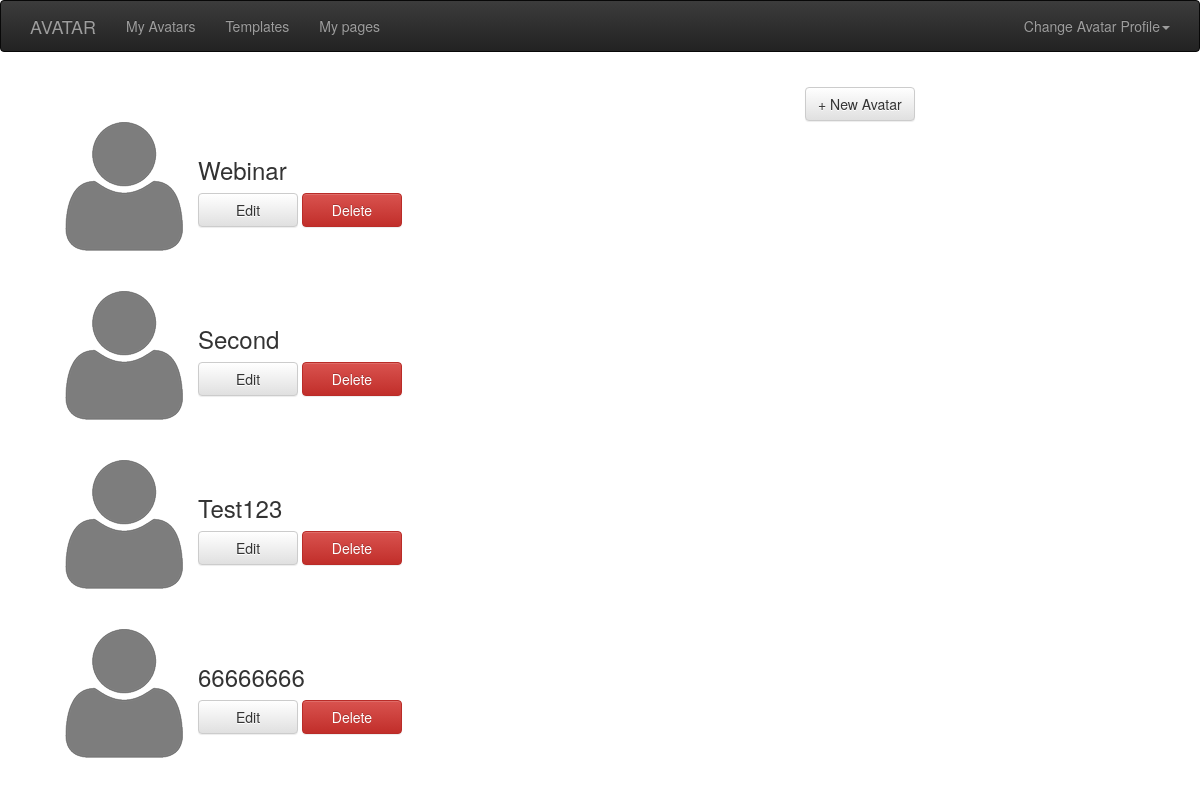
The app's page /, older data.
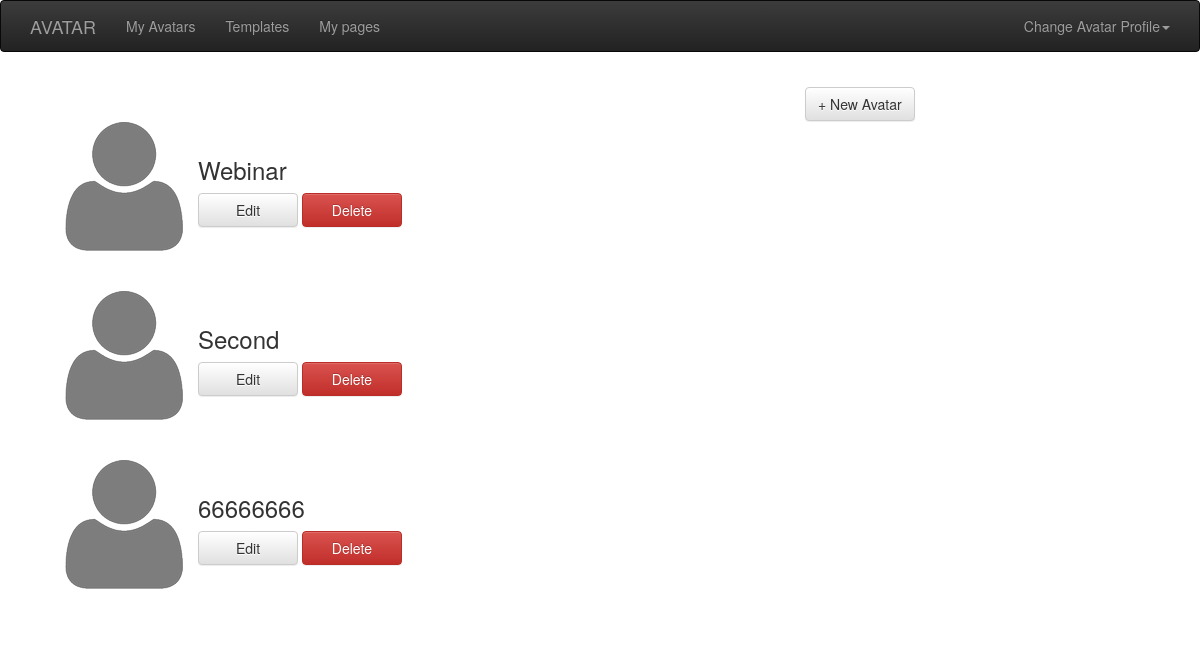
The same page, newer data.
### tables this page shows
CREATE TABLE `avatar` (
  `id` int(11) NOT NULL,
  `answer_object` text NOT NULL,
  `created_at` timestamp NULL DEFAULT CURRENT_TIMESTAMP,
  `updated_at` timestamp NULL DEFAULT NULL ON UPDATE CURRENT_TIMESTAMP
);

### application/controllers/Avatar_controller.php (called while the page is built, shortened)
<?php
class Avatar_controller extends CI_Controller
{
    public function __construct()
    {
        $this->load->model('question');
        $this->load->model('avatar');
        $this->load->model('answer');
        $this->load->helper('url_helper');
        $this->load->helper('form');
        $this->load->helper('cookie');
    }
    public function index()
    {
        $avatars = $this->avatar->getAllAvatars();
        $this->load->view('layouts/header', ['title' => 'My Avatars']);
        $this->load->view('layouts/topDropdown', ['avatars' => $avatars]);
        $this->load->view('my-avatars', ['avatars' => $avatars]);
        $this->load->view('layouts/footer');
    }
}

### index.php (called while the page is built, shortened)
<?php
require_once BASEPATH.'core/CodeIgniter.php';

### application/models/Avatar.php (called while the page is built, shortened)
<?php
class Avatar extends CI_Model {
    public function getAllAvatars() {
        $query = $this->db->get('avatar');
        $result = $query->result();
        foreach ($result as $avatar) {
            $avatar->answer_object = $this->answer->getAnswer('avatar', $avatar->id);
        }
        return $result;
    }
}

### application/models/Answer.php (called while the page is built, shortened)
<?php
class Answer extends CI_Model {
    public function getAnswer($entityType, $entityId) {
        $query = $this->db->get_where('answer', ['entity_type' => $entityType, 'entity_id' => $entityId]);
        $result = $query->result();
        if (count($result) > 0) {
            $result = $result[0];
            $result->answer_object = $this->deserializeAnswers($result->answer_object);
            return $result->answer_object;
        }
        return $result;
    }
    private function deserializeAnswers($answersString) {
        return json_decode($answersString, true);
    }
}

### application/views/my-avatars.php (the view, shortened to what this page needs)
<div class="container padding15">
    <div class="col-sm-8 padding15">
        <?php foreach ($avatars as $avatar) {
            $name = $avatar->answer_object[1]; ?>
            <div style="display: flex; padding: 20px;">
                <div class="padding15"
                     style="background-image: url(<?= base_url() ?>img/avatar_small.png); width: 118px; height: 129px;"></div>
                <div class="padding15" style="display: inline;">
                    <div>
                        <h3><?= $name ?></h3>
                    </div>
                    <div>
                        <a class="btn btn-default" href="<?= base_url() ?>index.php/edit-avatar/<?= $avatar->id ?>"
                           type="button" style="width: 100px;">Edit</a>
                        <a class="btn btn-danger" href="<?= base_url() ?>index.php/delete-avatar/<?= $avatar->id ?>"
                           type="button" style="width: 100px;">Delete
                        </a>
                    </div>
                </div>
            </div>
        <?php } ?>
    </div>
    <div class="col-sm-4">
        <a class="btn btn-default" href="<?= base_url() ?>index.php/create-avatar">+ New Avatar</a>
    </div>
</div>

Row changes from the older to the newer data that the page shows:
removed avatar: name "Test123"
